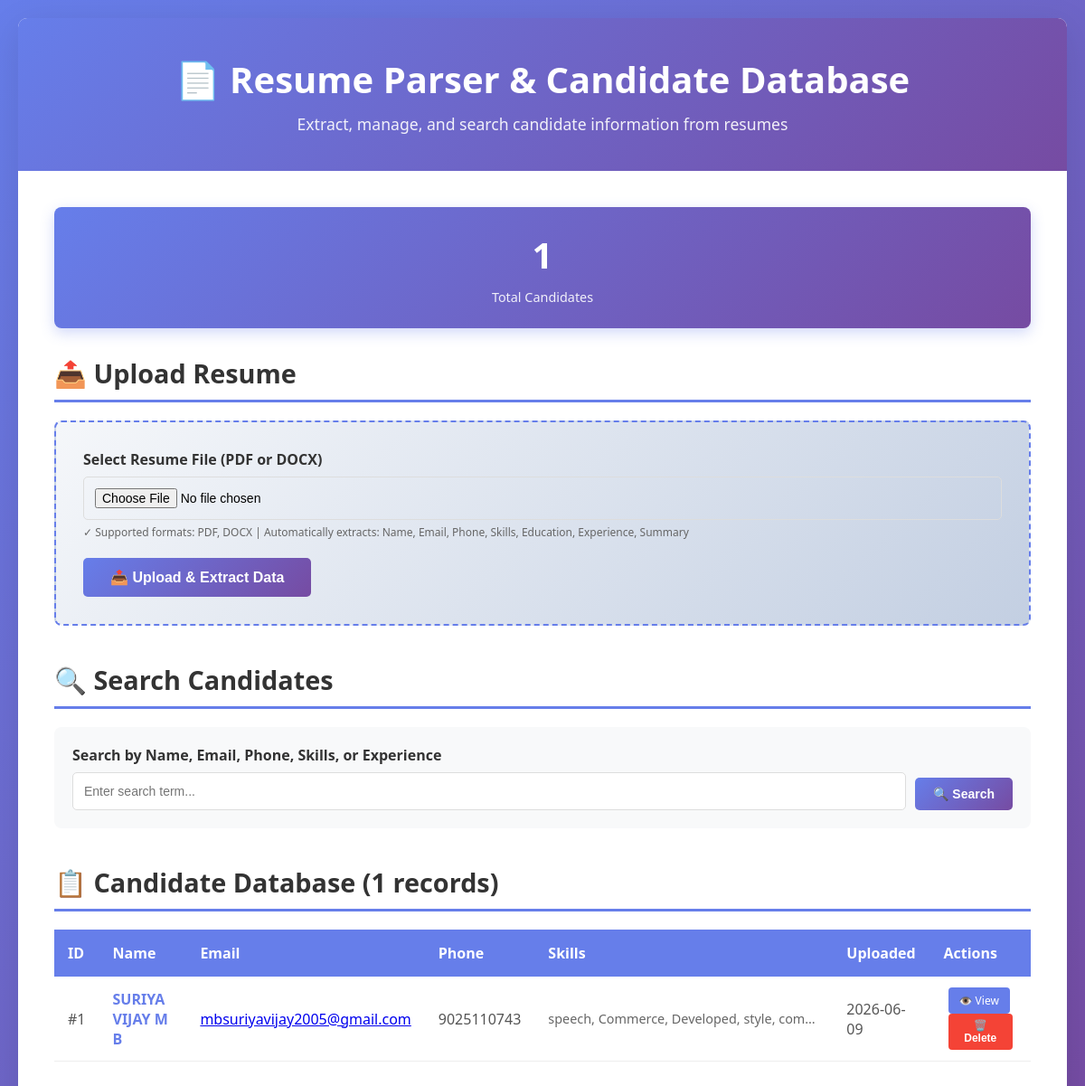
The page / on the database its author committed.
### tables this page shows
CREATE TABLE candidates(
        id INTEGER PRIMARY KEY AUTOINCREMENT,
        name TEXT NOT NULL,
        email TEXT,
        phone TEXT,
        skills TEXT,
        experience TEXT,
        education TEXT,
        summary TEXT,
        filename TEXT,
        upload_date TIMESTAMP DEFAULT CURRENT_TIMESTAMP
    );

### app.py (the view, shortened to what this page needs)
@app.route("/", methods=["GET", "POST"])
def index():
    data = None
    error = None
    candidates = get_all_candidates()
    return render_template(
        "index.html",
        data=data,
        candidates=candidates,
        error=error
    )

### app.py (called while the page is built)
def get_db():
    conn = sqlite3.connect("resumes.db", check_same_thread=False)
    conn.row_factory = sqlite3.Row
    return conn

def get_all_candidates():
    conn = get_db()
    cursor = conn.cursor()
    cursor.execute("SELECT * FROM candidates ORDER BY upload_date DESC")
    candidates = cursor.fetchall()
    conn.close()
    return candidates

### templates/index.html (shortened to what this page needs)
<!DOCTYPE html>
<html lang="en">
<head>
</head>
<body>
    <div class="container">
        <div class="header">
            <h1>📄 Resume Parser & Candidate Database</h1>
            <p>Extract, manage, and search candidate information from resumes</p>
        </div>
        <div class="content">
            {% if candidates %}
            <div class="stats">
                <div class="stat-card">
                    <div class="stat-number">{{ candidates|length }}</div>
                    <div class="stat-label">Total Candidates</div>
                </div>
            </div>
            {% endif %}
            <div class="section">
                <h2>📤 Upload Resume</h2>
                <form method="POST" enctype="multipart/form-data" class="upload-form">
                    <div class="form-group">
                        <label for="resume">Select Resume File (PDF or DOCX)</label>
                        <input type="file" name="resume" id="resume" accept=".pdf,.docx" required>
                        <div class="file-info">✓ Supported formats: PDF, DOCX | Automatically extracts: Name, Email, Phone, Skills, Education, Experience, Summary</div>
                    </div>
                    <button type="submit">📤 Upload & Extract Data</button>
                </form>
            </div>
            <div class="section">
                <h2>🔍 Search Candidates</h2>
                <form method="POST" action="/search" class="search-form">
                    <div class="form-group">
                        <label for="keyword">Search by Name, Email, Phone, Skills, or Experience</label>
                        <input type="text" name="keyword" id="keyword" placeholder="Enter search term..." value="{{ search_keyword or '' }}">
                    </div>
                    <button type="submit">🔍 Search</button>
                </form>
            </div>
            <div class="section">
                <h2>📋 Candidate Database ({{ candidates|length }} records)</h2>
                {% if candidates %}
                <table class="candidates-table">
                    <thead>
                        <tr>
                            <th>ID</th>
                            <th>Name</th>
                            <th>Email</th>
                            <th>Phone</th>
                            <th>Skills</th>
                            <th>Uploaded</th>
                            <th>Actions</th>
                        </tr>
                    </thead>
                    <tbody>
                        {% for candidate in candidates %}
                        <tr>
                            <td>#{{ candidate['id'] }}</td>
                            <td>
                                <a href="/candidate/{{ candidate['id'] }}" class="candidate-name">
                                    {{ candidate['name'] }}
                                </a>
                            </td>
                            <td>
                                {% if candidate['email'] %}
                                    <a href="mailto:{{ candidate['email'] }}">{{ candidate['email'] }}</a>
                                {% else %}
                                    <em>-</em>
                                {% endif %}
                            </td>
                            <td>{{ candidate['phone'] if candidate['phone'] else '-' }}</td>
                            <td>
                                <div class="skills-preview" title="{{ candidate['skills'] }}">
                                    {{ candidate['skills'] if candidate['skills'] else '-' }}
                                </div>
                            </td>
                            <td>{{ candidate['upload_date'][:10] if candidate['upload_date'] else '-' }}</td>
                            <td>
                                <a href="/candidate/{{ candidate['id'] }}" class="action-btn">👁️ View</a>
                                <form method="POST" action="/delete/{{ candidate['id'] }}" style="display: inline;">
                                    <button type="submit" class="action-btn action-btn-delete" onclick="return confirm('Delete this candidate?');">🗑️ Delete</button>
                                </form>
                            </td>
                        </tr>
                        {% endfor %}
                    </tbody>
                </table>
                {% else %}
                <div class="no-data">
                    📭 No candidates found yet.<br>Start by uploading a resume above!
                </div>
                {% endif %}
            </div>
        </div>
    </div>
</body>
</html>

### templates/index.html (style rules this page uses)
* { margin: 0; padding: 0; box-sizing: border-box; }
body { font-family: 'Segoe UI', Tahoma, Geneva, Verdana, sans-serif; background: linear-gradient(135deg, #667eea 0%, #764ba2 100%); min-height: 100vh; padding: 20px; }
.container { max-width: 1200px; margin: 0 auto; background: white; border-radius: 10px; box-shadow: 0 10px 40px rgba(0, 0, 0, 0.1); overflow: hidden; }
.header { background: linear-gradient(135deg, #667eea 0%, #764ba2 100%); color: white; padding: 40px; text-align: center; }
.header h1 { font-size: 2.5em; margin-bottom: 10px; }
.header p { font-size: 1.1em; opacity: 0.9; }
.content { padding: 40px; }
.section { margin-bottom: 40px; }
.section h2 { color: #333; margin-bottom: 20px; padding-bottom: 10px; border-bottom: 3px solid #667eea; font-size: 1.8em; }
.upload-form { background: linear-gradient(135deg, #f5f7fa 0%, #c3cfe2 100%); padding: 30px; border-radius: 8px; border: 2px dashed #667eea; }
.form-group { margin-bottom: 20px; }
label { display: block; margin-bottom: 8px; color: #333; font-weight: 600; }
input[type="file"], input[type="text"] { width: 100%; padding: 12px; border: 1px solid #ddd; border-radius: 5px; font-size: 14px; }
.file-info { font-size: 12px; color: #666; margin-top: 5px; }
button { background: linear-gradient(135deg, #667eea 0%, #764ba2 100%); color: white; padding: 12px 30px; border: none; border-radius: 5px; font-size: 16px; font-weight: 600; cursor: pointer; transition: transform 0.2s, box-shadow 0.2s; }
.search-form { background: #f8f9fa; padding: 20px; border-radius: 8px; display: flex; gap: 10px; align-items: flex-end; margin-bottom: 20px; }
.search-form .form-group { flex: 1; margin-bottom: 0; }
.search-form button { padding: 10px 20px; font-size: 14px; }
.candidates-table { width: 100%; border-collapse: collapse; margin-top: 20px; }
.candidates-table thead { background: #667eea; color: white; }
.candidates-table th { padding: 15px; text-align: left; font-weight: 600; }
.candidates-table td { padding: 12px 15px; border-bottom: 1px solid #eee; color: #555; }
.candidate-name { color: #667eea; font-weight: 600; cursor: pointer; text-decoration: none; }
.skills-preview { font-size: 0.9em; color: #666; max-width: 300px; overflow: hidden; text-overflow: ellipsis; white-space: nowrap; }
.action-btn { padding: 6px 12px; margin: 0 5px; font-size: 12px; background: #667eea; color: white; border: none; border-radius: 4px; cursor: pointer; text-decoration: none; display: inline-block; }
.action-btn-delete { background: #f44336; }
.stats { display: grid; grid-template-columns: repeat(auto-fit, minmax(200px, 1fr)); gap: 20px; margin-bottom: 30px; }
.stat-card { background: linear-gradient(135deg, #667eea 0%, #764ba2 100%); color: white; padding: 25px; border-radius: 8px; text-align: center; box-shadow: 0 5px 15px rgba(102, 126, 234, 0.3); }
.stat-number { font-size: 2.5em; font-weight: 700; margin-bottom: 10px; }
.stat-label { font-size: 0.9em; opacity: 0.9; }

### rows shown on the page
candidates: id "1", name "SURIYA VIJAY M B", email "mbsuriyavijay2005@gmail.com", phone "9025110743", skills "speech, Commerce, Developed, style, com…", upload_date "2026-06-09"

### other values the page prints
{{ candidates|length }} "1"
